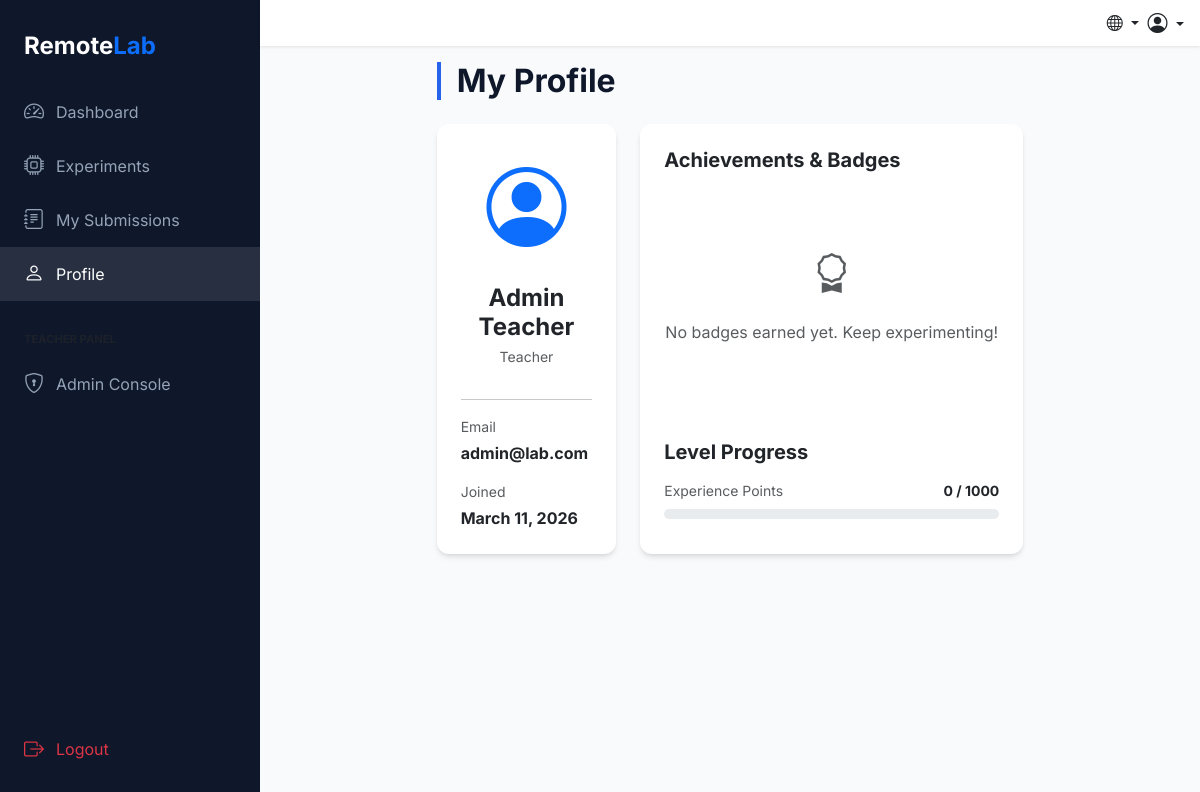
The page /api/user/profile (signed in) on the database as committed earlier.
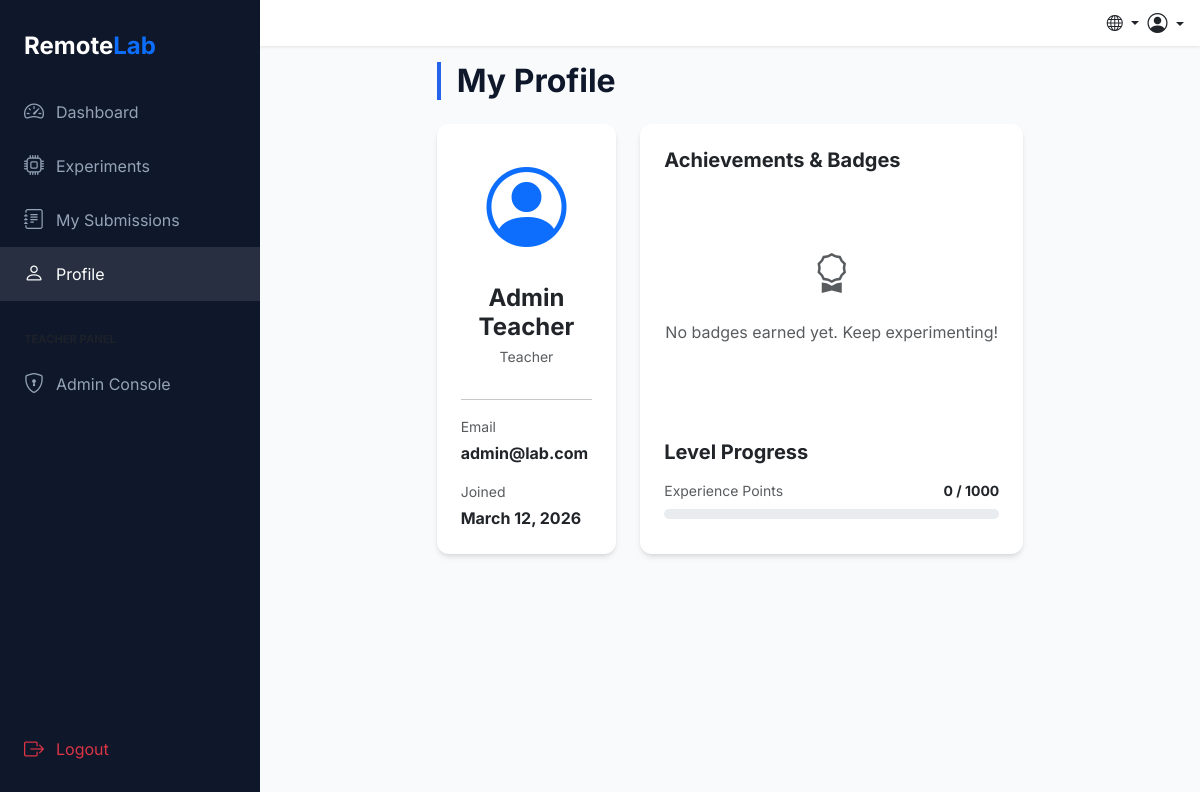
The same page on the database as committed later.
### app/models.py (models this page shows, shortened)
class User(db.Model):
    __tablename__ = 'users'
    id = db.Column(db.Integer, primary_key=True)
    name = db.Column(db.String(100), nullable=False)
    email = db.Column(db.String(120), unique=True, nullable=False)
    password_hash = db.Column(db.String(255), nullable=False)
    role = db.Column(db.String(20), default='student')  # student / teacher
    points = db.Column(db.Integer, default=0)
    created_at = db.Column(db.DateTime, default=datetime.utcnow)
    submissions = db.relationship('Submission', backref='student', lazy=True, cascade='all, delete-orphan')

### app/routes/user_routes.py (the view)
@user_bp.route('/profile')
@jwt_required()
def profile():
    user_id = get_jwt_identity()
    user = User.query.get(user_id)
    if not user:
        flash('Sessiya muddati tugagan yoki foydalanuvchi topilmadi. Iltimos, qayta kiring.', 'warning')
        return redirect(url_for('auth.login'))
    return render_template('dashboard/profile.html', user=user)

### app/__init__.py (called while the page is built)
def get_locale():
    cookie_lang = request.cookies.get('lang')
    if cookie_lang in ['en', 'uz', 'ru']:
        return cookie_lang
    return request.accept_languages.best_match(['en', 'uz', 'ru']) or 'en'

### app/templates/dashboard/profile.html (shortened to what this page needs)
{% extends "base.html" %}
{% block content %}
<div class="row justify-content-center">
    <div class="col-md-8">
        <h2 class="section-title mb-4">My Profile</h2>
        <div class="row g-4">
            <div class="col-md-4 text-center">
                <div class="card lab-card p-4 h-100">
                    <div class="mb-3">
                        <i class="bi bi-person-circle text-primary" style="font-size: 5rem;"></i>
                    </div>
                    <h4 class="fw-bold mb-1">{{ user.name }}</h4>
                    <p class="text-muted small">{{ user.role|title }}</p>
                    <hr>
                    <div class="text-start">
                        <div class="small text-muted mb-1">Email</div>
                        <div class="fw-bold mb-3">{{ user.email }}</div>
                        <div class="small text-muted mb-1">Joined</div>
                        <div class="fw-bold">{{ user.created_at.strftime('%B %d, %Y') }}</div>
                    </div>
                </div>
            </div>
            <div class="col-md-8">
                <div class="card lab-card p-4 h-100">
                    <h5 class="fw-bold mb-4">Achievements & Badges</h5>
                    <div class="row g-3">
                        {% if user.badges_awarded %}
                        {% for ub in user.badges_awarded %}
                        <div class="col-6 col-sm-4 text-center">
                            <div class="p-3 border rounded-3 bg-light">
                                <i class="bi {{ ub.badge.icon }} text-warning fs-1"></i>
                                <div class="small fw-bold mt-2">{{ ub.badge.name }}</div>
                            </div>
                        </div>
                        {% endfor %}
                        {% else %}
                        <div class="col-12 text-center py-5 text-muted">
                            <i class="bi bi-award fs-1 d-block mb-3"></i>
                            No badges earned yet. Keep experimenting!
                        </div>
                        {% endif %}
                    </div>
                    <div class="mt-5">
                        <h5 class="fw-bold mb-3">Level Progress</h5>
                        <div class="d-flex justify-content-between mb-2">
                            <span class="small text-muted">Experience Points</span>
                            <span class="small fw-bold">{{ user.points }} / 1000</span>
                        </div>
                        <div class="progress" style="height: 10px;">
                        </div>
                    </div>
                </div>
            </div>
        </div>
    </div>
</div>
{% endblock %}

Rows that differ between the two databases and show on the page:
changed User "Admin Teacher": created_at "March 11, 2026" → "March 12, 2026"
